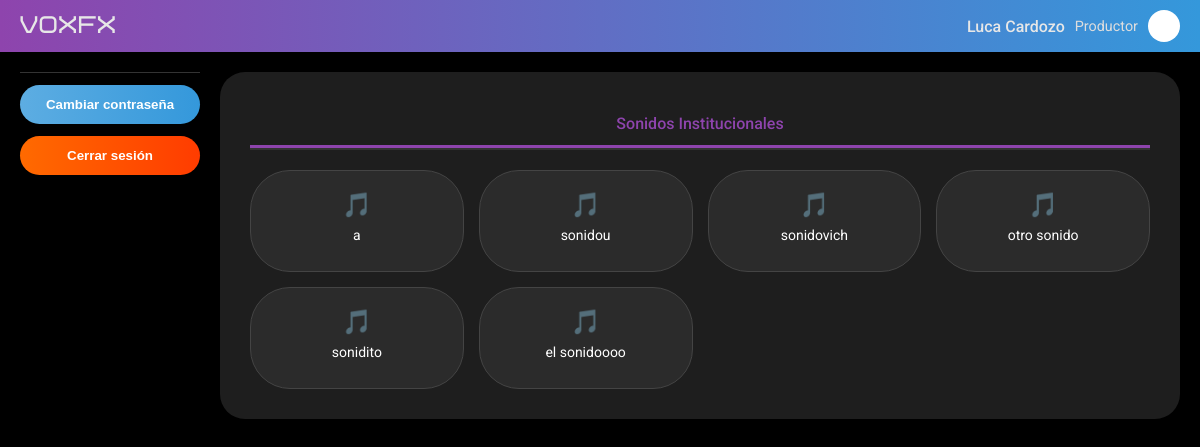
The app's page /dashboard.php (signed in) with its own data.
### tables this page shows
CREATE TABLE `sonidos` (
  `id_sonido` int(11) NOT NULL,
  `nombre` varchar(100) NOT NULL,
  `url` varchar(255) NOT NULL,
  `tipo` enum('institucional','personal','programa') NOT NULL,
  `propietario` int(11) DEFAULT NULL
);

### dashboard.php (the view, shortened to what this page needs)
<?php
include("php/conexion.php");
$id_usuario = $_SESSION['id_usuario'];
$username   = $_SESSION['username'];
$rol        = $_SESSION['rol'];
$tab = $_GET['tab'] ?? 'institucionales';
?>
<!DOCTYPE html>
<html lang="es">
<head>
  <link rel="stylesheet" href="css/style.css">
  <link rel="stylesheet" href="css/style_dashboard.css">
</head>
<body>
<header>
  <div class="logo">VoxFX</div>
  <div class="user-info">
    <span><?php echo htmlspecialchars($username); ?></span>
    <small><?php echo ucfirst($rol); ?></small>
    <div class="avatar"></div>
  </div>
</header>
<div class="container">
  <div class="sidebar">
    <hr>
    <a href="cambiar_contrasena.php"><button class="edit-btn">Cambiar contraseña</button></a>
    <a href="logout.php"><button class="delete-btn">Cerrar sesión</button></a>
  </div>
  <div class="main-panel">
    <div class="tabs">
      <div class="tab <?php if ($tab=='institucionales') echo 'active'; ?>" data-tab="institucionales">Sonidos Institucionales</div>
    </div>
    <div class="sound-grid" id="sonidos">
      <?php
      if ($tab == 'institucionales') {
          $sql = "SELECT * FROM sonidos WHERE tipo='institucional'";
      } elseif ($tab == 'personales' && $rol !== 'productor') {
          $sql = "SELECT * FROM sonidos WHERE tipo='personal' AND propietario=$id_usuario";
      } else {
          $sql = null;
          if ($tab !== 'institucionales') {
              echo "<p>No tenés permisos para acceder a esta sección.</p>";
          }
      }
      if ($sql) {
          $result = $conn->query($sql);
          if ($result && $result->num_rows > 0) {
              while ($s = $result->fetch_assoc()) {
                  $nombre = htmlspecialchars($s['nombre']);
                  $url = htmlspecialchars($s['url']);
                  echo "<div class='sound-btn' data-sound='$url'>
                          <span>🎵</span>
                          <div class='sound-name'>$nombre</div>";
                  echo "</div>";
              }
          } else {
              echo "<p>No hay sonidos disponibles en esta categoría.</p>";
          }
      }
      ?>
    </div>
  </div>
</div>
</body>
</html>

### css/style.css (style rules this page uses)
* { margin: 0; padding: 0; }
body { font-family: 'Roboto', sans-serif; background: #000; color: #e7e7e7; text-align: center; }
header { display: flex; justify-content: space-between; align-items: center; padding: 10px 20px; background: linear-gradient(to right, #8e44ad, #3498db); }
.logo { font-family: 'Bicubik Regular', sans-serif; font-size: 24px; letter-spacing: 1px; }
.user-info { display: flex; align-items: center; gap: 10px; }
.user-info span { font-weight: 500; }
.user-info small { font-size: 0.9em; color: #ddd; }
.avatar { width: 32px; height: 32px; border-radius: 50%; background: #fff; }
.container { display: flex; justify-content: space-between; padding: 20px; vertical-align: middle; }
.main-panel { flex: 1; background: #1e1e1e; padding: 30px; border-radius: 25px; color: #fff; box-shadow: 0 0 10px rgba(0, 0, 0, 0.5); height: auto; }
button, .btn { border: none; border-radius: 40px; padding: 12px 25px; font-weight: bold; color: #fff; cursor: pointer; transition: transform 0.2s; }
.edit-btn { background: linear-gradient(to right, #5dade2, #3498db); }
.delete-btn { background: linear-gradient(to right, #ff6a00, #ff3c00); }
hr { border: none; border-top: 1px solid #333; width: 100%; }

### css/style_dashboard.css (style rules this page uses)
.container { display: flex; gap: 20px; align-items: flex-start; }
.sidebar { display: flex; flex-direction: column; gap: 12px; min-width: 180px; justify-content: center; }
.sidebar button { width: 100%; }
.tabs { display: flex; justify-content: space-around; margin-bottom: 20px; border-bottom: 2px solid #333; }
.tab { flex: 1; text-align: center; padding: 12px; cursor: pointer; font-weight: 500; transition: 0.2s; }
.tab.active { border-bottom: 3px solid #8e44ad; color: #8e44ad; }
.sound-grid { display: grid; grid-template-columns: repeat(auto-fill, minmax(180px, 1fr)); gap: 15px; margin-top: 20px; }
.sound-btn { background: #2b2b2b; border: 1px solid #444; border-radius: 40px; padding: 20px; text-align: center; font-size: 14px; cursor: pointer; transition: transform 0.2s, background 0.2s; }
.sound-btn span { display: block; font-size: 24px; margin-bottom: 8px; }
.sound-btn { position: relative; }
.sound-name { font-size: 14px; margin-bottom: 8px; word-break: break-word; }

### records on screen
sonidos: nombre "a"
sonidos: nombre "sonidou"
sonidos: nombre "sonidovich"
sonidos: nombre "otro sonido"
sonidos: nombre "sonidito"
sonidos: nombre "el sonidoooo"

### other values on screen
$username "Luca Cardozo"
$rol "Productor"
